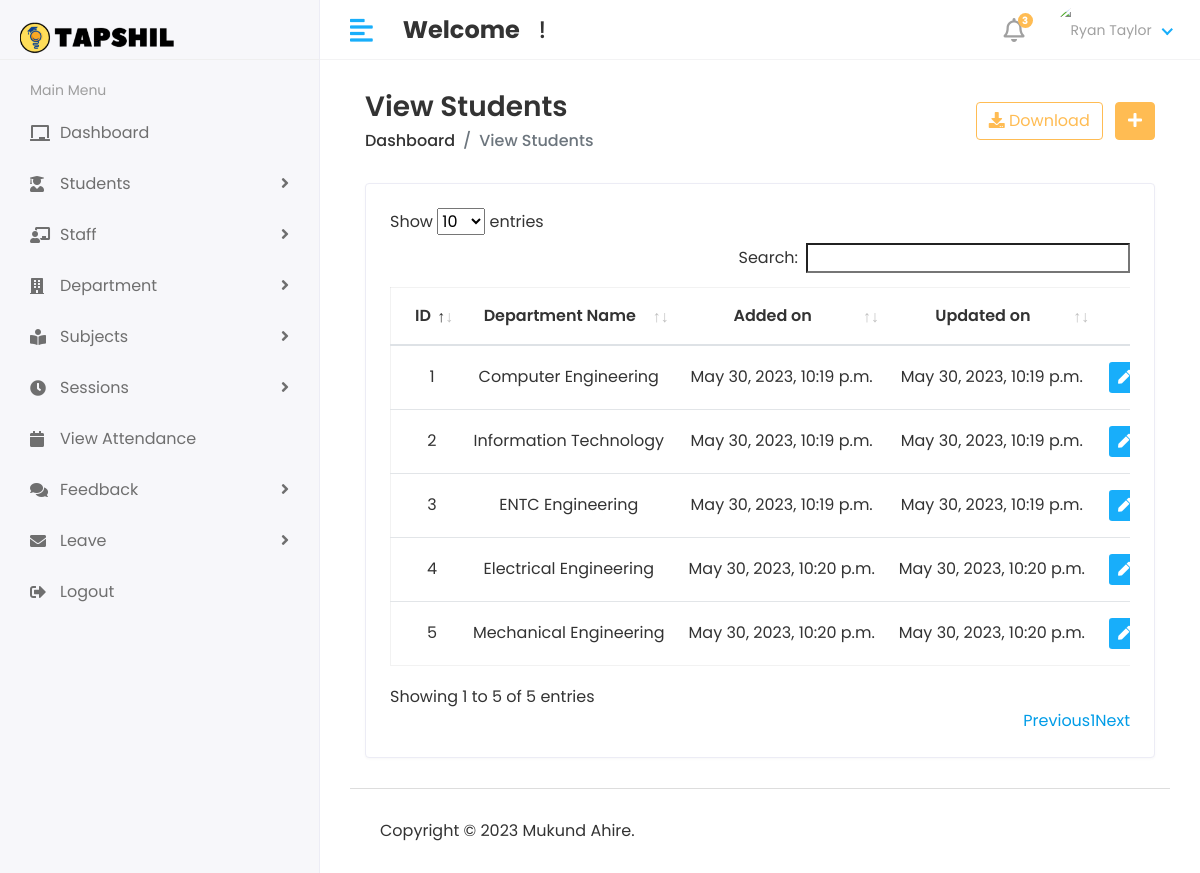
The page /Hod/Department/View on the database its author committed.
### app/models.py (models this page shows, shortened)
class Department(models.Model):
    name = models.CharField(max_length=100)
    created_at = models.DateTimeField(auto_now_add=True)
    updated_at = models.DateTimeField(auto_now=True)

### student_management_system/Hod_Views.py (the view)
# urls.py: path('Hod/Department/View', Hod_Views.VIEW_DEPARTMENT, name='view_department'),
def VIEW_DEPARTMENT(request):
    department = Department.objects.all()
    context = {
        'department':department,
    }
    return render(request,'Hod/view_department.html',context)

### templates/Hod/view_department.html (shortened to what this page needs)
{% extends 'base.html' %}
{% block content %}
            <div class="content container-fluid">
               <div class="page-header">
                  <div class="row align-items-center">
                     <div class="col">
                        <h3 class="page-title">View Students</h3>
                        <ul class="breadcrumb">
                           <li class="breadcrumb-item"><a href="">Dashboard</a></li>
                           <li class="breadcrumb-item active">View Students</li>
                        </ul>
                     </div>
                     <div class="col-auto text-right float-right ml-auto">
                        <a href="#" class="btn btn-outline-primary mr-2"><i class="fas fa-download"></i> Download</a>
                        <a href="{% url 'add_department' %}" class="btn btn-primary"><i class="fas fa-plus"></i></a>
                     </div>
                  </div>
               </div>
               <div class="row">
                  <div class="col-sm-12">
                     <div class="card card-table">
                        <div class="card-body">
                           <div class="table-responsive">
                              <table id="table_id" class="table table-hover table-center mb-0 ">
                                 <thead>
                                    <tr align="center">
                                       <th>ID</th>
                                       <th>Department Name</th>
                                        <th>Added on</th>
                                       <th>Updated on</th>
                                       <th class="text-right">Action</th>
                                    </tr>
                                 </thead>
                                 <tbody align="center">
                                 {% for i in department %}
                                    <tr>
                                       <td>{{i.id}}</td>
                                       <td>{{i.name}}</td>
                                       <td>{{i.created_at}}</td>
                                       <td>{{i.updated_at}}</td>
                                       <td class="text-right">
                                          <div class="actions">
                                             <a href="{% url 'edit_department' i.id %}" class="btn btn-sm bg-success-light mr-2">
                                             <i class="fas fa-pen"></i>
                                             </a>
                                          </div>
                                       </td>
                                    </tr>
                                 {% endfor %}
                                 </tbody>
                              </table>
                           </div>
                        </div>
                     </div>
                  </div>
               </div>
            </div>
{% endblock %}

### static/assets/css/style.css (style rules this page uses)
html { height: 100%; }
body { background-color: #fff; color: #333; font-family: 'Poppins', sans-serif; font-size: 1rem; height: 100%; line-height: 1.5; overflow-x: hidden; }
h1, h2, h3, h4, h5, h6 { font-family: 'Poppins', sans-serif; margin-top: 0; }
a { color: #009ce7; }
input, button, a { transition: all 0.4s ease; -moz-transition: all 0.4s ease; -o-transition: all 0.4s ease; -ms-transition: all 0.4s ease; -webkit-transition: all 0.4s ease; }
ul, ol { padding: 0px; list-style: none; }
.table { color: #333; max-width: 100%; margin-bottom: 0; width: 100%; }
.table.dataTable { border-collapse: collapse !important; border: 1px solid rgba(0, 0, 0, 0.05); }
.table thead tr th { font-weight: 600; }
.table tbody tr { border-bottom: 1px solid rgba(0, 0, 0, 0.05); }
.table.table-center td, .table.table-center th { vertical-align: middle; }
.card-table .card-body .table > thead > tr > th { border-top: 0; }
.card-table .card-body .table tr td:first-child, .card-table .card-body .table tr th:first-child { padding-left: 1.5rem; }
.card-table .card-body .table tr td:last-child, .card-table .card-body .table tr th:last-child { padding-right: 1.5rem; }
.card-table .table td, .card-table .table th { border-top: 1px solid #e2e5e8; padding: 1rem 0.75rem; white-space: nowrap; }
.btn-primary { background-color: #FFBC53; border: 1px solid #FFBC53; }
.btn-outline-primary { color: #FFBC53; border-color: #FFBC53; }
.card { border: 1px solid #ececf5; box-shadow: 0 1px 3px 0 rgba(0, 0, 0, 0.03); margin-bottom: 1.875rem; }
.card-body { padding: 1.5rem; }
.bg-success-light { background-color: #18aefa; color: #fff; }
.page-header { margin-bottom: 1.875rem; }
.page-header .breadcrumb { background-color: transparent; color: #6c757d; font-size: 1rem; font-weight: 500; margin-bottom: 0; padding: 0; }
.page-header .breadcrumb a { color: #333; }
.page-title { font-size: 28px; font-weight: 600; color: #333; margin-bottom: 5px; }

### rows shown on the page
Department: id "1", name "Computer Engineering", created_at "May 30, 2023, 10:19 p.m.", updated_at "May 30, 2023, 10:19 p.m."
Department: id "2", name "Information Technology", created_at "May 30, 2023, 10:19 p.m.", updated_at "May 30, 2023, 10:19 p.m."
Department: id "3", name "ENTC Engineering", created_at "May 30, 2023, 10:19 p.m.", updated_at "May 30, 2023, 10:19 p.m."
Department: id "4", name "Electrical Engineering", created_at "May 30, 2023, 10:20 p.m.", updated_at "May 30, 2023, 10:20 p.m."
Department: id "5", name "Mechanical Engineering", created_at "May 30, 2023, 10:20 p.m.", updated_at "May 30, 2023, 10:20 p.m."
